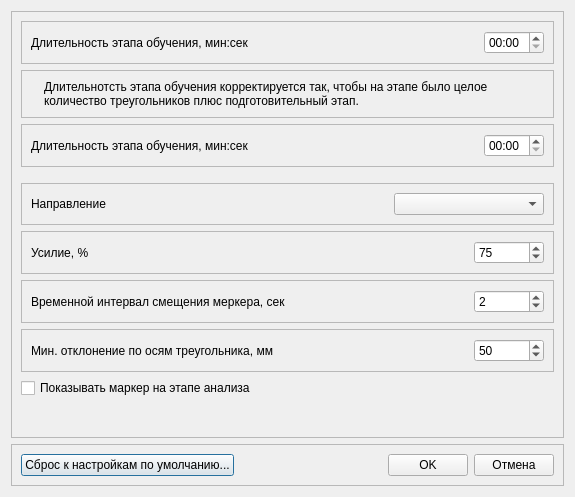
<?xml version="1.0" encoding="UTF-8"?>
<ui version="4.0">
 <class>TriangleParamsDialog</class>
 <widget class="QDialog" name="TriangleParamsDialog">
  <property name="geometry">
   <rect>
    <x>0</x>
    <y>0</y>
    <width>575</width>
    <height>497</height>
   </rect>
  </property>
  <property name="windowTitle">
   <string>Параметры теста &quot;Треугольник&quot;</string>
  </property>
  <layout class="QVBoxLayout" name="verticalLayout">
   <item>
    <widget class="QFrame" name="frame">
     <property name="frameShape">
      <enum>QFrame::StyledPanel</enum>
     </property>
     <property name="frameShadow">
      <enum>QFrame::Raised</enum>
     </property>
     <layout class="QVBoxLayout" name="verticalLayout_2">
      <item>
       <widget class="QFrame" name="frTimeTraining">
        <property name="frameShape">
         <enum>QFrame::StyledPanel</enum>
        </property>
        <property name="frameShadow">
         <enum>QFrame::Raised</enum>
        </property>
        <layout class="QHBoxLayout" name="horizontalLayout_9">
         <item>
          <widget class="QLabel" name="lblTimeTraining">
           <property name="text">
            <string>Длительность этапа обучения, мин:сек</string>
           </property>
          </widget>
         </item>
         <item>
          <spacer name="horizontalSpacer_9">
           <property name="orientation">
            <enum>Qt::Horizontal</enum>
           </property>
           <property name="sizeHint" stdset="0">
            <size>
             <width>40</width>
             <height>20</height>
            </size>
           </property>
          </spacer>
         </item>
         <item>
          <widget class="QTimeEdit" name="edTimeTraining">
           <property name="minimumSize">
            <size>
             <width>60</width>
             <height>0</height>
            </size>
           </property>
           <property name="currentSection">
            <enum>QDateTimeEdit::MinuteSection</enum>
           </property>
           <property name="displayFormat">
            <string>mm:ss</string>
           </property>
           <property name="currentSectionIndex">
            <number>0</number>
           </property>
          </widget>
         </item>
        </layout>
       </widget>
      </item>
      <item>
       <widget class="QFrame" name="frInfoTimeTrening">
        <property name="frameShape">
         <enum>QFrame::StyledPanel</enum>
        </property>
        <property name="frameShadow">
         <enum>QFrame::Raised</enum>
        </property>
        <layout class="QHBoxLayout" name="horizontalLayout">
         <item>
          <widget class="QLabel" name="picInfoTimeTrening">
           <property name="sizePolicy">
            <sizepolicy hsizetype="Fixed" vsizetype="Preferred">
             <horstretch>0</horstretch>
             <verstretch>0</verstretch>
            </sizepolicy>
           </property>
           <property name="text">
            <string/>
           </property>
           <property name="pixmap">
            <pixmap resource="../../../kernel.qrc">:/images/Info.png</pixmap>
           </property>
          </widget>
         </item>
         <item>
          <widget class="QLabel" name="lblInfoTimeTrening">
           <property name="text">
            <string>Длительнотсть этапа обучения корректируется так, чтобы на этапе было целое количество треугольников плюс подготовительный этап.</string>
           </property>
           <property name="wordWrap">
            <bool>true</bool>
           </property>
          </widget>
         </item>
        </layout>
       </widget>
      </item>
      <item>
       <widget class="QFrame" name="frTimeAnalysis">
        <property name="frameShape">
         <enum>QFrame::StyledPanel</enum>
        </property>
        <property name="frameShadow">
         <enum>QFrame::Raised</enum>
        </property>
        <layout class="QHBoxLayout" name="horizontalLayout_10">
         <item>
          <widget class="QLabel" name="lblTimeAnalysis">
           <property name="text">
            <string>Длительность этапа обучения, мин:сек</string>
           </property>
          </widget>
         </item>
         <item>
          <spacer name="horizontalSpacer_10">
           <property name="orientation">
            <enum>Qt::Horizontal</enum>
           </property>
           <property name="sizeHint" stdset="0">
            <size>
             <width>40</width>
             <height>20</height>
            </size>
           </property>
          </spacer>
         </item>
         <item>
          <widget class="QTimeEdit" name="edTimeAnalysis">
           <property name="minimumSize">
            <size>
             <width>60</width>
             <height>0</height>
            </size>
           </property>
           <property name="currentSection">
            <enum>QDateTimeEdit::MinuteSection</enum>
           </property>
           <property name="displayFormat">
            <string>mm:ss</string>
           </property>
          </widget>
         </item>
        </layout>
       </widget>
      </item>
      <item>
       <spacer name="verticalSpacer_2">
        <property name="orientation">
         <enum>Qt::Vertical</enum>
        </property>
        <property name="sizeType">
         <enum>QSizePolicy::Fixed</enum>
        </property>
        <property name="sizeHint" stdset="0">
         <size>
          <width>20</width>
          <height>10</height>
         </size>
        </property>
       </spacer>
      </item>
      <item>
       <widget class="QFrame" name="frDirectionMode">
        <property name="frameShape">
         <enum>QFrame::StyledPanel</enum>
        </property>
        <property name="frameShadow">
         <enum>QFrame::Raised</enum>
        </property>
        <layout class="QHBoxLayout" name="horizontalLayout_3">
         <item>
          <widget class="QLabel" name="lblDirectionMode">
           <property name="text">
            <string>Направление</string>
           </property>
          </widget>
         </item>
         <item>
          <spacer name="horizontalSpacer_3">
           <property name="orientation">
            <enum>Qt::Horizontal</enum>
           </property>
           <property name="sizeHint" stdset="0">
            <size>
             <width>40</width>
             <height>20</height>
            </size>
           </property>
          </spacer>
         </item>
         <item>
          <widget class="QComboBox" name="cbDirectionMode">
           <property name="minimumSize">
            <size>
             <width>150</width>
             <height>0</height>
            </size>
           </property>
          </widget>
         </item>
        </layout>
       </widget>
      </item>
      <item>
       <widget class="QFrame" name="frForce">
        <property name="frameShape">
         <enum>QFrame::StyledPanel</enum>
        </property>
        <property name="frameShadow">
         <enum>QFrame::Raised</enum>
        </property>
        <layout class="QHBoxLayout" name="horizontalLayout_6">
         <item>
          <widget class="QLabel" name="lblForce">
           <property name="text">
            <string>Усилие, %</string>
           </property>
          </widget>
         </item>
         <item>
          <spacer name="horizontalSpacer_6">
           <property name="orientation">
            <enum>Qt::Horizontal</enum>
           </property>
           <property name="sizeHint" stdset="0">
            <size>
             <width>40</width>
             <height>20</height>
            </size>
           </property>
          </spacer>
         </item>
         <item>
          <widget class="QSpinBox" name="edForce">
           <property name="minimumSize">
            <size>
             <width>70</width>
             <height>0</height>
            </size>
           </property>
           <property name="minimum">
            <number>10</number>
           </property>
           <property name="maximum">
            <number>100</number>
           </property>
           <property name="singleStep">
            <number>5</number>
           </property>
           <property name="value">
            <number>75</number>
           </property>
          </widget>
         </item>
        </layout>
       </widget>
      </item>
      <item>
       <widget class="QFrame" name="frStageTime">
        <property name="frameShape">
         <enum>QFrame::StyledPanel</enum>
        </property>
        <property name="frameShadow">
         <enum>QFrame::Raised</enum>
        </property>
        <layout class="QHBoxLayout" name="horizontalLayout_7">
         <item>
          <widget class="QLabel" name="lblStageTime">
           <property name="text">
            <string>Временной интервал смещения меркера, сек</string>
           </property>
          </widget>
         </item>
         <item>
          <spacer name="horizontalSpacer_7">
           <property name="orientation">
            <enum>Qt::Horizontal</enum>
           </property>
           <property name="sizeHint" stdset="0">
            <size>
             <width>40</width>
             <height>20</height>
            </size>
           </property>
          </spacer>
         </item>
         <item>
          <widget class="QSpinBox" name="edStageTime">
           <property name="minimumSize">
            <size>
             <width>70</width>
             <height>0</height>
            </size>
           </property>
           <property name="minimum">
            <number>1</number>
           </property>
           <property name="maximum">
            <number>10</number>
           </property>
           <property name="singleStep">
            <number>1</number>
           </property>
           <property name="value">
            <number>2</number>
           </property>
          </widget>
         </item>
        </layout>
       </widget>
      </item>
      <item>
       <widget class="QFrame" name="frMinDeviation">
        <property name="frameShape">
         <enum>QFrame::StyledPanel</enum>
        </property>
        <property name="frameShadow">
         <enum>QFrame::Raised</enum>
        </property>
        <layout class="QHBoxLayout" name="horizontalLayout_8">
         <item>
          <widget class="QLabel" name="lblMinDeviation">
           <property name="text">
            <string>Мин. отклонение по осям треугольника, мм</string>
           </property>
          </widget>
         </item>
         <item>
          <spacer name="horizontalSpacer_8">
           <property name="orientation">
            <enum>Qt::Horizontal</enum>
           </property>
           <property name="sizeHint" stdset="0">
            <size>
             <width>40</width>
             <height>20</height>
            </size>
           </property>
          </spacer>
         </item>
         <item>
          <widget class="QSpinBox" name="edMinDeviation">
           <property name="minimumSize">
            <size>
             <width>70</width>
             <height>0</height>
            </size>
           </property>
           <property name="minimum">
            <number>10</number>
           </property>
           <property name="maximum">
            <number>100</number>
           </property>
           <property name="singleStep">
            <number>5</number>
           </property>
           <property name="value">
            <number>50</number>
           </property>
          </widget>
         </item>
        </layout>
       </widget>
      </item>
      <item>
       <widget class="QCheckBox" name="cbShowMarkerAnal">
        <property name="text">
         <string>Показывать маркер на этапе анализа</string>
        </property>
       </widget>
      </item>
      <item>
       <spacer name="verticalSpacer">
        <property name="orientation">
         <enum>Qt::Vertical</enum>
        </property>
        <property name="sizeHint" stdset="0">
         <size>
          <width>20</width>
          <height>40</height>
         </size>
        </property>
       </spacer>
      </item>
     </layout>
    </widget>
   </item>
   <item>
    <widget class="QFrame" name="frame_3">
     <property name="frameShape">
      <enum>QFrame::StyledPanel</enum>
     </property>
     <property name="frameShadow">
      <enum>QFrame::Raised</enum>
     </property>
     <layout class="QHBoxLayout" name="horizontalLayout_11">
      <item>
       <widget class="QPushButton" name="btnDefault">
        <property name="text">
         <string>Сброс к настройкам по умолчанию...</string>
        </property>
       </widget>
      </item>
      <item>
       <spacer name="horizontalSpacer_11">
        <property name="orientation">
         <enum>Qt::Horizontal</enum>
        </property>
        <property name="sizeHint" stdset="0">
         <size>
          <width>40</width>
          <height>20</height>
         </size>
        </property>
       </spacer>
      </item>
      <item>
       <widget class="QPushButton" name="btnOK">
        <property name="text">
         <string>OK</string>
        </property>
       </widget>
      </item>
      <item>
       <widget class="QPushButton" name="btnCancel">
        <property name="text">
         <string>Отмена</string>
        </property>
       </widget>
      </item>
     </layout>
    </widget>
   </item>
  </layout>
 </widget>
 <resources>
  <include location="../../../kernel.qrc"/>
 </resources>
 <connections>
  <connection>
   <sender>btnOK</sender>
   <signal>clicked()</signal>
   <receiver>TriangleParamsDialog</receiver>
   <slot>on_ok()</slot>
   <hints>
    <hint type="sourcelabel">
     <x>437</x>
     <y>436</y>
    </hint>
    <hint type="destinationlabel">
     <x>574</x>
     <y>341</y>
    </hint>
   </hints>
  </connection>
  <connection>
   <sender>btnCancel</sender>
   <signal>clicked()</signal>
   <receiver>TriangleParamsDialog</receiver>
   <slot>on_cancel()</slot>
   <hints>
    <hint type="sourcelabel">
     <x>493</x>
     <y>426</y>
    </hint>
    <hint type="destinationlabel">
     <x>582</x>
     <y>369</y>
    </hint>
   </hints>
  </connection>
  <connection>
   <sender>btnDefault</sender>
   <signal>clicked()</signal>
   <receiver>TriangleParamsDialog</receiver>
   <slot>on_default()</slot>
   <hints>
    <hint type="sourcelabel">
     <x>121</x>
     <y>430</y>
    </hint>
    <hint type="destinationlabel">
     <x>576</x>
     <y>402</y>
    </hint>
   </hints>
  </connection>
 </connections>
 <slots>
  <slot>on_ok()</slot>
  <slot>on_cancel()</slot>
  <slot>on_default()</slot>
 </slots>
</ui>
